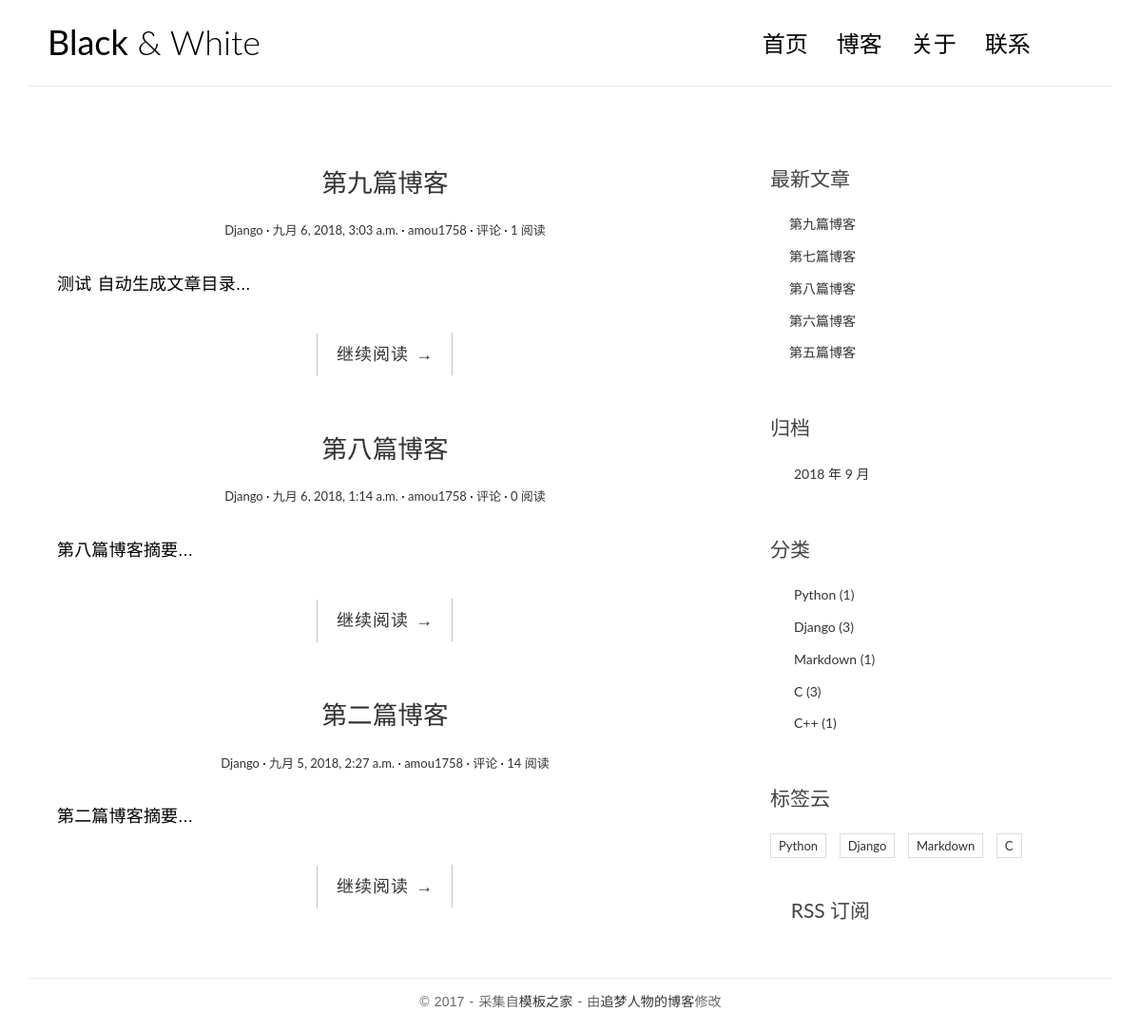
Page /category/3/ on the earlier database version.
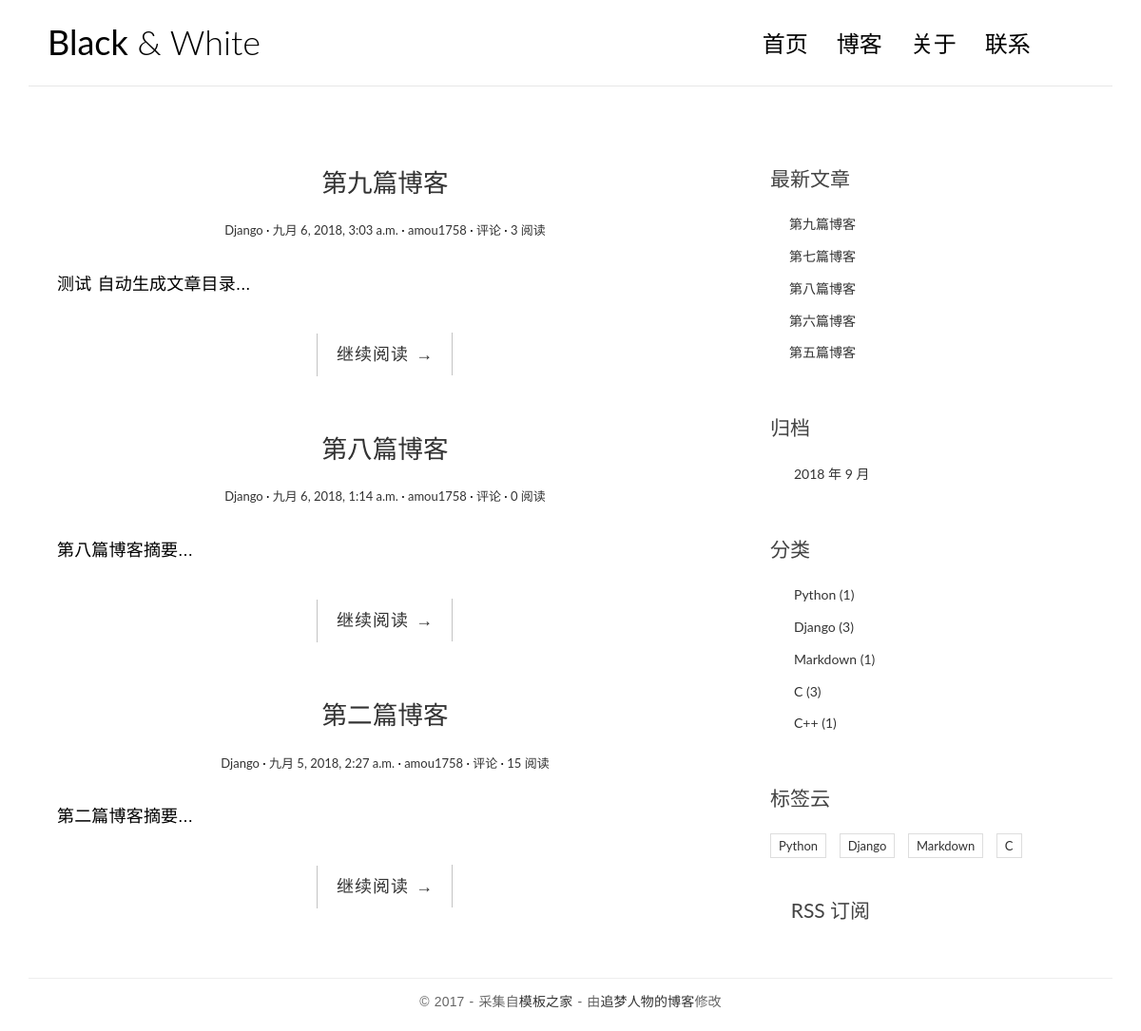
Same page on the later database version.
### blog/models.py (models this page shows, shortened)
class Post(models.Model):
    title = models.CharField(max_length=70)
    body = models.TextField()
    created_time = models.DateTimeField()
    modified_time = models.DateTimeField()
    excerpt = models.CharField(max_length=200, blank=True)
    category = models.ForeignKey(Category)
    tags = models.ManyToManyField(Tag, blank=True)
    author = models.ForeignKey(User)
    views = models.PositiveIntegerField(default=0)
    def get_absolute_url(self):
        return reverse('blog:detail', kwargs={'pk': self.pk})
    class Meta:
        ordering = ['-created_time', 'title']

class Category(models.Model):
    name = models.CharField(max_length=100)

class Tag(models.Model):
    name = models.CharField(max_length=100)

### blog/views.py (the view)
# urls.py: url(r'^category/(?P<pk>[0-9]+)/$', views.CategoryView.as_view(), name='category'),
class CategoryView(ListView):
    model = Post
    template_name = 'blog/index.html'
    context_object_name = 'post_list'
    def get_queryset(self):
        cate = get_object_or_404(Category, pk=self.kwargs.get('pk'))
        return super(CategoryView, self).get_queryset().filter(category=cate)

### blog/templatetags/blog_tags.py (called while the page is built)
@register.simple_tag
def get_recent_posts(num=5):
    return Post.objects.all().order_by('-created_time')[:num]

@register.simple_tag
def archives():
    return Post.objects.dates('created_time', 'month', order='DESC')

@register.simple_tag
def get_categories():
    return Category.objects.annotate(num_posts=Count('post')).filter(num_posts__gt=0)

@register.simple_tag
def get_tags():
    return Tag.objects.annotate(num_posts=Count('post')).filter(num_posts__gt=0)

### templates/blog/index.html (shortened to what this page needs)
{% extends 'base.html' %}
{% block main %}
    {% for post in post_list %}
        <article class="post post-{{ post.pk }}">
            <header class="entry-header">
                <h1 class="entry-title">
                    <a href="{{ post.get_absolute_url }}">{{ post.title }}</a>
                </h1>
                <div class="entry-meta">
                    <span class="post-category"><a href="#">{{ post.category.name }}</a></span>
                    <span class="post-date"><a href="#"><time class="entry-date"
                                                              datetime="{{ post.created_time }}">{{ post.created_time }}</time></a></span>
                    <span class="post-author"><a href="#">{{ post.author }}</a></span>
                    <span class="comments-link"><a href="{{ post.get_absolute_url }}">{{ comment_count }} 评论</a></span>
                    <span class="views-count"><a href="{{ post.get_absolute_url }}">{{ post.views }} 阅读</a></span>
                </div>
            </header>
            <div class="entry-content clearfix">
                <p>{{ post.excerpt }}...</p>
                <div class="read-more cl-effect-14">
                    <a href="{{ post.get_absolute_url }}" class="more-link">继续阅读 <span class="meta-nav">→</span></a>
                </div>
            </div>
        </article>
    {% empty %}
        <div class="no-post">暂时还没有发布的文章！</div>
    {% endfor %}
{% endblock main %}

### templates/base.html (shortened to what this page needs)
{% load staticfiles %}
{% load blog_tags %}
<!DOCTYPE html>
<html>
<head>
    <link rel="stylesheet" href="{% static 'blog/css/ionicons.min.css' %}">
    <link rel="stylesheet" href="{% static 'blog/css/bootstrap.min.css' %}">
    <link rel="stylesheet" href="{% static 'blog/css/pace.css' %}">
    <link rel="stylesheet" href="{% static 'blog/css/custom.css' %}">
    <link rel="stylesheet" href="{% static 'blog/css/highlights/github.css' %}">
    <link rel="stylesheet" href="{% static 'blog/css/fenye.css' %}">
</head>
<body>
<div class="container">
    <header id="site-header">
        <div class="row">
            <div class="col-md-4 col-sm-5 col-xs-8">
                <div class="logo">
                    <h1><a href="{% url 'blog:index' %}"><b>Black</b> &amp; White</a></h1>
                </div>
            </div>
            <div class="col-md-8 col-sm-7 col-xs-4">
                <nav class="main-nav" role="navigation">
                    <div class="collapse navbar-collapse" id="bs-example-navbar-collapse-1">
                        <ul class="nav navbar-nav navbar-right">
                            <li class="cl-effect-11"><a href="{% url 'blog:index' %}" data-hover="首页">首页</a></li>
                            <li class="cl-effect-11"><a href="#" data-hover="博客">博客</a></li>
                            <li class="cl-effect-11"><a href="#" data-hover="关于">关于</a></li>
                            <li class="cl-effect-11"><a href="#" data-hover="联系">联系</a></li>
                        </ul>
                    </div>
                </nav>
                <div id="header-search-box">
                    <a id="search-menu" href="#"><span id="search-icon" class="ion-ios-search-strong"></span></a>
                </div>
            </div>
        </div>
    </header>
</div>
<div class="content-body">
    <div class="container">
        <div class="row">
            <main class="col-md-8">
                {% block main %}
                {% endblock main %}
            </main>
            <aside class="col-md-4">
                <div class="widget widget-recent-posts">
                    <h3 class="widget-title">最新文章</h3>
                    {% get_recent_posts as recent_post_list %}
                    <ul>
                        {% for post in recent_post_list %}
                            <li>
                                <a href="{{ post.get_absolute_url }}">{{ post.title }}</a>
                            </li>
                        {% empty %}
                            <h1>暂无文章!</h1>
                        {% endfor %}
                    </ul>
                </div>
                <div class="widget widget-archives">
                    <h3 class="widget-title">归档</h3>
                    {% archives as date_list %}
                    <ul>
                        {% for date in date_list %}
                        <li>
                            <a href="{% url 'blog:archives' date.year date.month %}">{{ date.year }} 年 {{ date.month }} 月</a>
                        </li>
                        {% empty %}
                            <h1>暂无归档!</h1>
                        {% endfor %}
                    </ul>
                </div>
                <div class="widget widget-category">
                    <h3 class="widget-title">分类</h3>
                    {% get_categories as category_list %}
                    <ul>
                        {% for category in category_list %}
                            <li>
                                <a href="{% url 'blog:category' category.pk %}">{{ category.name }} <span class="'post-count">({{ category.num_posts }})</span></a>
                            </li>
                        {% empty %}
                            <h1>暂无分类!</h1>
                        {% endfor %}
                    </ul>
                </div>
                <div class="widget widget-tag-cloud">
                    <h3 class="widget-title">标签云</h3>
                    {% get_tags as tag_list %}
                    <ul>
                        {% for tag in tag_list %}
                            <li>
                                <a href="{% url 'blog:tag' tag.pk %}">{{ tag.name }}</a>
                            </li>
                        {% endfor %}
                    </ul>
                </div>
                <div class="rss">
                    <a href="{% url 'rss' %}"><span class="ion-social-rss-outline"></span> RSS 订阅</a>
                </div>
            </aside>
        </div>
    </div>
</div>
<footer id="site-footer">
    <div class="container">
        <div class="row">
            <div class="col-md-12">
                <p class="copyright">&copy 2017 - 采集自<a href="http://www.cssmoban.com/"
                                                        target="_blank" title="模板之家">模板之家</a>
                    - 由<a href="http://zmrenwu.com/" title="网页模板" target="_blank">追梦人物的博客</a>修改
                </p>
            </div>
        </div>
    </div>
</footer>
</body>
</html>

### blog/static/blog/css/custom.css (style rules this page uses)
* { outline: none; }
h1, h2, h3, h4, h5, h6 { margin-top: 0; }
b { font-weight: 400; }
a { color: #333; }
body { color: #444; font-family: 'Lato', sans-serif; }
p { font-family: 'Ubuntu', sans-serif; font-weight: 400; word-spacing: 1px; letter-spacing: 0.01em; }
#site-header { background-color: #FFF; padding: 25px 20px; margin-bottom: 40px; border-bottom: 1px solid #e7e7e7; }
.logo h1 a { color: #000; }
.logo h1 { margin: 0; font-family: 'Lato', sans-serif; font-weight: 300; }
.main-nav { margin-top: 11px; max-width: 95%; }
.main-nav a { color: #000000 !important; padding: 0 0 5px 0 !important; margin-right: 30px; font-family: 'Lato', sans-serif; font-weight: 300; font-size: 24px; }
.cl-effect-11 a { padding: 10px 0; color: #0972b4; text-shadow: none; }
.cl-effect-11 a::before { position: absolute; top: 0; left: 0; overflow: hidden; padding: 0 0 5px 0 !important; max-width: 0; border-bottom: 1px solid #000; color: #000; content: attr(data-hover); white-space: nowrap; -webkit-transition: max-width 0.5s; -moz-transition: max-width 0.5s; transition: max-width 0.5s; }
.content-body { padding-bottom: 4em; }
.post { background: #fff; padding: 30px 30px 0; }
.entry-title { text-align: center; font-size: 1.9em; margin-bottom: 20px; line-height: 1.6; padding: 10px 20px 0; }
.entry-meta { text-align: center; color: #DDDDDD; font-size: 13px; margin-bottom: 30px; }
.entry-content { font-size: 18px; line-height: 1.9; font-weight: 300; color: #000; }
.post-category::after, .post-date::after, .post-author::after, .comments-link::after { content: ' ·'; color: #000; }
.read-more { font-family: 'Ubuntu', sans-serif; font-weight: 400; word-spacing: 1px; letter-spacing: 0.01em; text-align: center; margin-top: 20px; }
.cl-effect-14 a { padding: 0 20px; height: 45px; line-height: 45px; position: relative; display: inline-block; margin: 15px 25px; letter-spacing: 1px; font-weight: 400; text-shadow: 0 0 1px rgba(255, 255, 255, 0.3); }
.cl-effect-14 a::before, .cl-effect-14 a::after { position: absolute; width: 45px; height: 1px; background: #C3C3C3; content: ''; -webkit-transition: all 0.3s; -moz-transition: all 0.3s; transition: all 0.3s; pointer-events: none; }
.cl-effect-14 a::before { top: 0; left: 0; -webkit-transform: rotate(90deg); -moz-transform: rotate(90deg); transform: rotate(90deg); -webkit-transform-origin: 0 0; -moz-transform-origin: 0 0; transform-origin: 0 0; }
.cl-effect-14 a::after { right: 0; bottom: 0; -webkit-transform: rotate(90deg); -moz-transform: rotate(90deg); transform: rotate(90deg); -webkit-transform-origin: 100% 0; -moz-transform-origin: 100% 0; transform-origin: 100% 0; }
.widget { background: #fff; padding: 30px 0 0; }
.widget-title { font-size: 1.5em; margin-bottom: 20px; line-height: 1.6; padding: 10px 0 0; font-weight: 400; }
.widget-recent-posts ul { padding: 0; margin: 0; padding-left: 20px; }
.widget-recent-posts ul li { list-style-type: none; position: relative; line-height: 170%; margin-bottom: 10px; }
.widget-recent-posts ul li::before { content: '\f3d3'; font-family: "Ionicons"; position: absolute; left: -17px; top: 3px; font-size: 16px; color: #000; }
.widget-archives ul { padding: 0; margin: 0; padding-left: 25px; }
.widget-archives ul li { list-style-type: none; position: relative; line-height: 170%; margin-bottom: 10px; }
.widget-archives ul li::before { content: '\f3f3'; font-family: "Ionicons"; position: absolute; left: -25px; top: 1px; font-size: 16px; color: #000; }
.widget-category ul { padding: 0; margin: 0; padding-left: 25px; }
.widget-category ul li { list-style-type: none; position: relative; line-height: 170%; margin-bottom: 10px; }
.widget-category ul li::before { content: '\f3fe'; font-family: "Ionicons"; position: absolute; left: -25px; top: 1px; font-size: 18px; color: #000; }
.widget-tag-cloud ul { padding: 0; margin: 0; margin-right: -10px; }
.widget-tag-cloud ul li { list-style-type: none; font-size: 13px; display: inline-block; margin-right: 10px; margin-bottom: 10px; padding: 3px 8px; border: 1px solid #ddd; }
.rss { font-size: 21px; margin-top: 30px; }
.rss a { color: #444; }
#site-footer { padding-top: 10px; padding: 0 0 1.5em 0; }
.copyright { text-align: center; padding-top: 1em; margin: 0; border-top: 1px solid #eee; color: #666; }
#header-search-box { position: absolute; right: 38px; top: 8px; }
#search-menu span { font-size: 20px; }

Differences in the rows shown:
changed Post "第九篇博客": views "1" → "3"
changed Post "第二篇博客": views "14" → "15"
